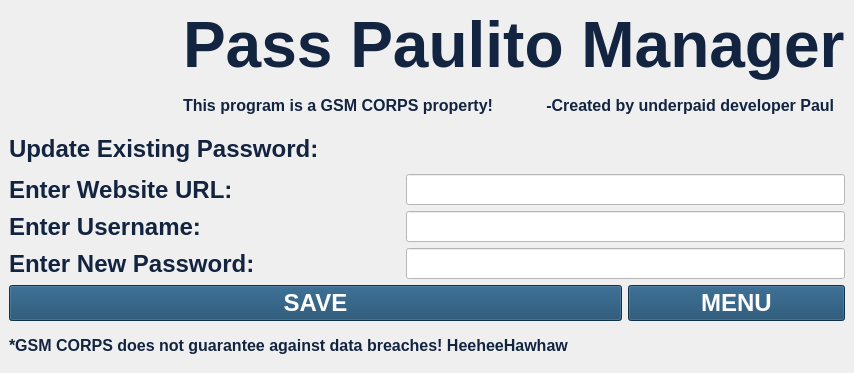
<?xml version="1.0" encoding="UTF-8"?>
<ui version="4.0">
 <class>MainWindow</class>
 <widget class="QMainWindow" name="MainWindow">
  <property name="geometry">
   <rect>
    <x>0</x>
    <y>0</y>
    <width>854</width>
    <height>373</height>
   </rect>
  </property>
  <property name="minimumSize">
   <size>
    <width>854</width>
    <height>373</height>
   </size>
  </property>
  <property name="maximumSize">
   <size>
    <width>854</width>
    <height>373</height>
   </size>
  </property>
  <property name="windowTitle">
   <string>Pass Paulito Manager v1.0</string>
  </property>
  <property name="windowIcon">
   <iconset resource="Resources.qrc">
    <normaloff>:/IconImage/Icon.png</normaloff>:/IconImage/Icon.png</iconset>
  </property>
  <property name="toolTip">
   <string>&lt;html&gt;&lt;head/&gt;&lt;body&gt;&lt;p&gt;&lt;br/&gt;&lt;/p&gt;&lt;/body&gt;&lt;/html&gt;</string>
  </property>
  <property name="whatsThis">
   <string>&lt;html&gt;&lt;head/&gt;&lt;body&gt;&lt;p&gt;&lt;br/&gt;&lt;/p&gt;&lt;/body&gt;&lt;/html&gt;</string>
  </property>
  <property name="autoFillBackground">
   <bool>false</bool>
  </property>
  <property name="styleSheet">
   <string notr="true">background-image: url(:/BackgroundImage/Background.jpg);
background-repeat: no-repeat;
background-position: center;
background-size: cover;</string>
  </property>
  <property name="toolButtonStyle">
   <enum>Qt::ToolButtonIconOnly</enum>
  </property>
  <widget class="QWidget" name="centralwidget">
   <layout class="QGridLayout" name="gridLayout_2">
    <item row="0" column="0">
     <layout class="QGridLayout" name="gridLayout">
      <item row="0" column="0" rowspan="2">
       <widget class="QLabel" name="label">
        <property name="styleSheet">
         <string notr="true">background: transparent;
</string>
        </property>
        <property name="text">
         <string/>
        </property>
        <property name="pixmap">
         <pixmap resource="Resources.qrc">:/IconImage/Icon.png</pixmap>
        </property>
        <property name="scaledContents">
         <bool>true</bool>
        </property>
       </widget>
      </item>
      <item row="0" column="1" colspan="3">
       <widget class="QLabel" name="label_2">
        <property name="font">
         <font>
          <pointsize>48</pointsize>
          <weight>75</weight>
          <bold>true</bold>
          <strikeout>false</strikeout>
         </font>
        </property>
        <property name="styleSheet">
         <string notr="true">background: transparent;
color: #132440;
</string>
        </property>
        <property name="text">
         <string>Pass Paulito Manager</string>
        </property>
       </widget>
      </item>
      <item row="1" column="1" colspan="3">
       <widget class="QLabel" name="label_3">
        <property name="font">
         <font>
          <pointsize>12</pointsize>
          <weight>75</weight>
          <bold>true</bold>
          <strikeout>false</strikeout>
         </font>
        </property>
        <property name="styleSheet">
         <string notr="true">background: transparent;
color: #132440;
</string>
        </property>
        <property name="text">
         <string>This program is a GSM CORPS property!            -Created by underpaid developer Paul</string>
        </property>
       </widget>
      </item>
      <item row="2" column="0" colspan="3">
       <widget class="QLabel" name="label_4">
        <property name="font">
         <font>
          <pointsize>18</pointsize>
          <weight>75</weight>
          <bold>true</bold>
          <strikeout>false</strikeout>
         </font>
        </property>
        <property name="styleSheet">
         <string notr="true">background: transparent;
color: #132440;
</string>
        </property>
        <property name="text">
         <string>Update Existing Password:</string>
        </property>
       </widget>
      </item>
      <item row="3" column="0" rowspan="3" colspan="2">
       <layout class="QVBoxLayout" name="verticalLayout">
        <item>
         <widget class="QLabel" name="label_6">
          <property name="font">
           <font>
            <pointsize>18</pointsize>
            <weight>75</weight>
            <bold>true</bold>
            <strikeout>false</strikeout>
           </font>
          </property>
          <property name="styleSheet">
           <string notr="true">background: transparent;
color: #132440;
</string>
          </property>
          <property name="text">
           <string>Enter Website URL:</string>
          </property>
         </widget>
        </item>
        <item>
         <widget class="QLabel" name="label_7">
          <property name="font">
           <font>
            <pointsize>18</pointsize>
            <weight>75</weight>
            <bold>true</bold>
            <strikeout>false</strikeout>
           </font>
          </property>
          <property name="styleSheet">
           <string notr="true">background: transparent;
color: #132440;
</string>
          </property>
          <property name="text">
           <string>Enter Username:</string>
          </property>
         </widget>
        </item>
        <item>
         <widget class="QLabel" name="label_8">
          <property name="font">
           <font>
            <pointsize>18</pointsize>
            <weight>75</weight>
            <bold>true</bold>
            <strikeout>false</strikeout>
           </font>
          </property>
          <property name="styleSheet">
           <string notr="true">background: transparent;
color: #132440;
</string>
          </property>
          <property name="text">
           <string>Enter New Password:</string>
          </property>
         </widget>
        </item>
       </layout>
      </item>
      <item row="3" column="2" colspan="2">
       <widget class="QLineEdit" name="Manual_URL_Box">
        <property name="font">
         <font>
          <pointsize>14</pointsize>
          <weight>75</weight>
          <bold>true</bold>
         </font>
        </property>
        <property name="styleSheet">
         <string notr="true">color: black;
background: white;
caret-color: black;
selection-color: white;
selection-background-color: #0078d7;
</string>
        </property>
       </widget>
      </item>
      <item row="4" column="2" colspan="2">
       <widget class="QLineEdit" name="Manual_Username_Box">
        <property name="font">
         <font>
          <pointsize>14</pointsize>
          <weight>75</weight>
          <bold>true</bold>
         </font>
        </property>
        <property name="styleSheet">
         <string notr="true">color: black;
background: white;
caret-color: black;
selection-color: white;
selection-background-color: #0078d7;
</string>
        </property>
       </widget>
      </item>
      <item row="5" column="2" colspan="2">
       <widget class="QLineEdit" name="Manual_Pass_Box">
        <property name="font">
         <font>
          <pointsize>14</pointsize>
          <weight>75</weight>
          <bold>true</bold>
         </font>
        </property>
        <property name="styleSheet">
         <string notr="true">color: black;
background: white;
caret-color: black;
selection-color: white;
selection-background-color: #0078d7;
</string>
        </property>
       </widget>
      </item>
      <item row="6" column="0" colspan="3">
       <widget class="QPushButton" name="Save_Pass_Manually_Button">
        <property name="font">
         <font>
          <pointsize>18</pointsize>
          <weight>75</weight>
          <bold>true</bold>
         </font>
        </property>
        <property name="styleSheet">
         <string notr="true">background: #16476A;
color: white;</string>
        </property>
        <property name="text">
         <string>SAVE</string>
        </property>
       </widget>
      </item>
      <item row="6" column="3">
       <widget class="QPushButton" name="Menu_Manual_Button">
        <property name="font">
         <font>
          <pointsize>18</pointsize>
          <weight>75</weight>
          <bold>true</bold>
         </font>
        </property>
        <property name="styleSheet">
         <string notr="true">background: #16476A;
color: white;</string>
        </property>
        <property name="text">
         <string>MENU</string>
        </property>
       </widget>
      </item>
      <item row="7" column="0" colspan="4">
       <widget class="QLabel" name="label_5">
        <property name="font">
         <font>
          <pointsize>12</pointsize>
          <weight>75</weight>
          <bold>true</bold>
          <strikeout>false</strikeout>
         </font>
        </property>
        <property name="styleSheet">
         <string notr="true">background: transparent;
color: #132440;
</string>
        </property>
        <property name="text">
         <string>*GSM CORPS does not guarantee against data breaches! HeeheeHawhaw</string>
        </property>
       </widget>
      </item>
     </layout>
    </item>
   </layout>
  </widget>
 </widget>
 <resources>
  <include location="Resources.qrc"/>
 </resources>
 <connections/>
</ui>
